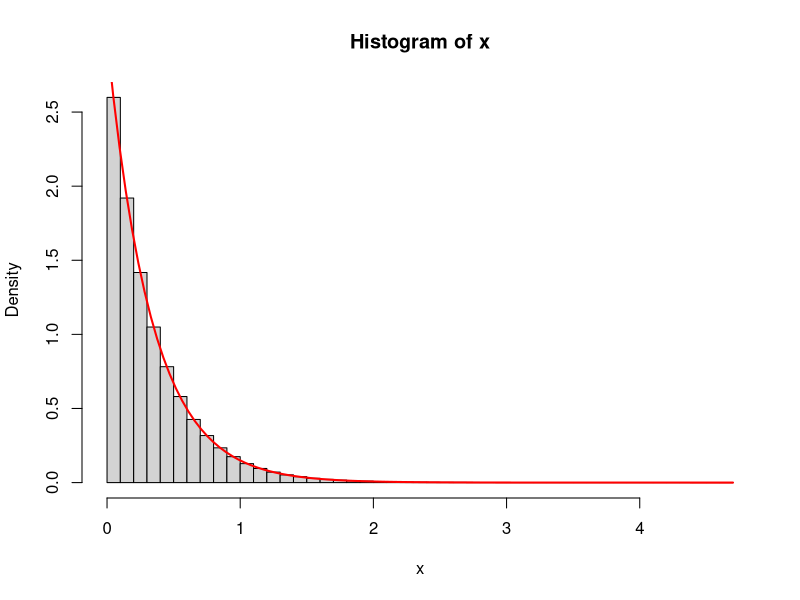

Write R code to recreate this figure.
## ---- chunk 1
set.seed(1234)
random.exp <- function(n, lam) {
  u <- runif(n)
  - log(1 - u) / lam
}

x <- random.exp(1e6, 3)
## ---- chunk 2
#| label: fig-exp.ex
#| fig-cap: "Mean = `r mean(x)` and variance `r var(x)` E(X) if X~exp is 1/lam and var(x) should be 1/(lam^2)"
hist(x, 50, prob = T)
curve(3 * exp(-3 * x), add = TRUE, col = 'red', lwd = 2)

